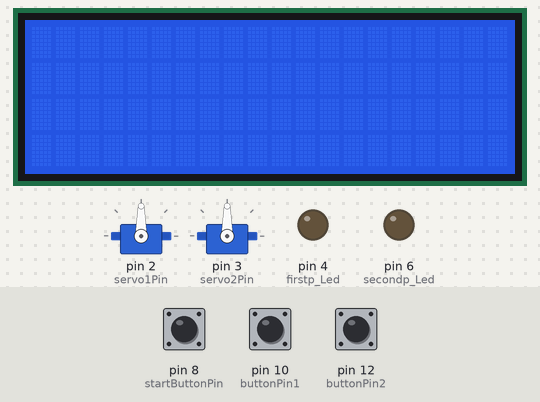
Simulated run of this sketch. Board: Arduino Uno, built with avr-gcc and run on an emulated ATmega328P. On the bench: 20×4 character LCD, 2 × servo, output pins drawn as LEDs (lit = HIGH). Inputs (shaded band) come from the test bench; at power-on: pin 8 (startButtonPin) LOW, pin 10 (buttonPin1) LOW, pin 12 (buttonPin2) LOW.

Above: at 1.2 s.
1.3 s: pin 8 (startButtonPin) pulled HIGH for 0.15 s
At 2.0 s:
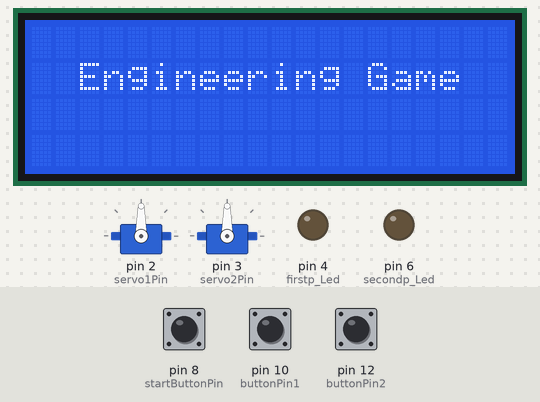
4.4 s: pin 10 (buttonPin1) pulled HIGH for 3.2 s
At 7.7 s:
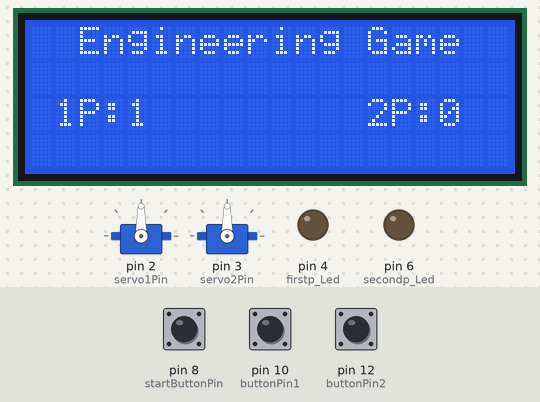
10.6 s: pin 12 (buttonPin2) pulled HIGH for 0.15 s
At 11.7 s:
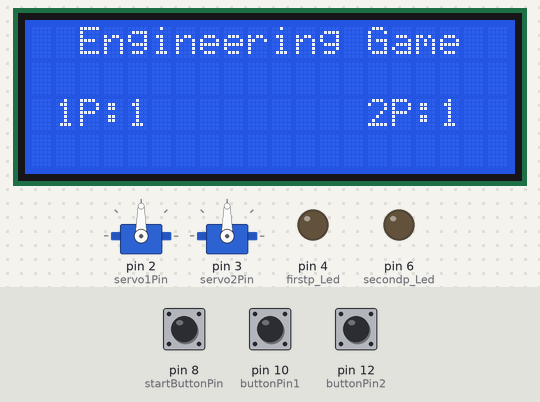
12.2 s: pin 12 (buttonPin2) pulled HIGH for 1 s
At 12.78 s:
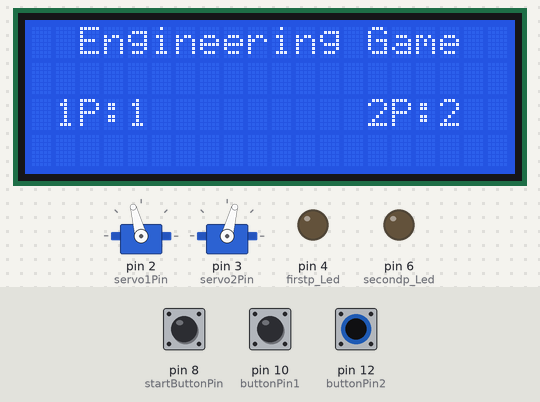
16.2 s: pin 10 (buttonPin1) pulled HIGH for 0.15 s
At 30.8 s:
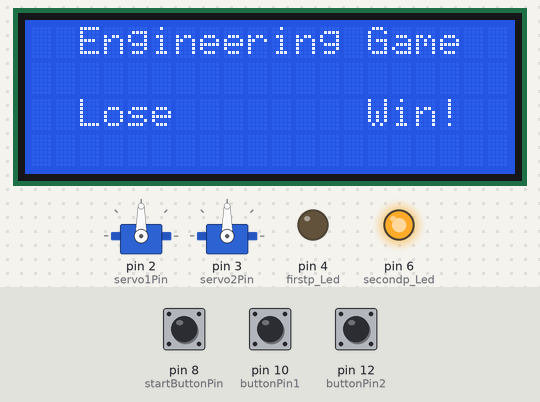
Timing chart, 0 to 31.7 s (numbered marks = the images above; inputs shaded):
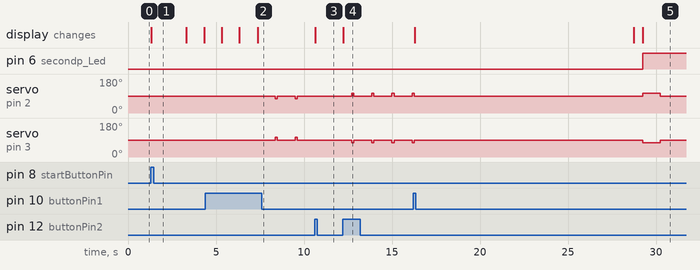

The sketch:

engineeringGame.ino
```cpp
#include <MsTimer2.h>
#include <Servo.h>
#include <LiquidCrystal_I2C.h>

Servo servo1;  //서보모터 객체 선언
Servo servo2;
const int servo1Pin = 2;
const int servo2Pin = 3;

LiquidCrystal_I2C lcd(0x27, 20, 4); //lcd 스크린 설정

const int startButtonPin = 8;  //시작 버튼 설정
int startButtonState = LOW;

int firstp_Led = 4;  //Led 설정
int secondp_Led = 6;

const int buttonPin1 = 10;  //1p 버튼 설정
int buttonState1 = 0;
int lastButtonState1 = 0;
int buttonPushCounter1 = 0;

const int buttonPin2 = 12;  //2p 버튼 설정
int buttonState2 = 0;
int lastButtonState2 = 0;
int buttonPushCounter2 = 0;

int finWinner = 0;  //최종 우승자
int cntFirstPWin = 0;  //최종우승자 결정위한 값 저장
int cntSecondPWin = 0;
int stopper = 0;  //내부 무한루프 탈출용
int i = 0;  //외부 무한루프 탈출용

void gameStarting();  //게임 셋업 함수
void btnCnt1();  //버튼 누른 횟수 세는 함수
void btnCnt2();
int stopCountPush();  //stopper 값 변경 함수
void moveBelt();  //모터 구동 함수
void calcFinWinner();  //최종 우승자 결정 함수
void ShowResult();  //게임 결과 출력 함수
void gameReset();  //게임 리셋 함수

void setup() {
  Serial.begin(9600);

  lcd.begin();
  lcd.backlight();

  servo1.attach(servo1Pin);
  servo2.attach(servo2Pin);

  pinMode(buttonPin1, INPUT);
  pinMode(buttonPin2, INPUT);
  pinMode(startButtonPin, INPUT);

  pinMode(firstp_Led, OUTPUT);
  pinMode(secondp_Led, OUTPUT);

  MsTimer2::set(1000, stopCountPush);  //playing time = 20sec
}

void loop() {
  startButtonState = digitalRead(startButtonPin);
  if (startButtonState == HIGH) {
    gameStarting();  //setup game and start

    for (;;) {
      lcd.setCursor(2, 0);
      lcd.print("Engineering Game");

      MsTimer2::start();
      for (;;) {
        btnCnt1();  //button counting
        btnCnt2();

        if (stopper == 1) {
          MsTimer2::stop();  //1 sec
          break;
        }
      }
      moveBelt();  //moving belt
      lcd.clear();
      lcd.setCursor(2, 0);
      lcd.print("Engineering Game");
      stopper = 0;
      i++;

      if (i == 20) {  //stop game after 20 sec
        i = 0;
        break;
      }
    }

    calcFinWinner();
    delay(500);
    showResult();  //show final result
    gameReset();  //game auto reset
  }
}

void gameStarting() {
  lcd.clear();
  lcd.setCursor(2, 1);
  lcd.print("Engineering Game");
  delay(2000);
  lcd.clear();

  lcd.setCursor(9, 1);
  lcd.print(3);
  delay(1000);
  lcd.print(2);
  delay(1000);
  lcd.print(1);
  delay(1000);

  lcd.setCursor(7, 1);
  lcd.print("start!");
  delay(1000);
  lcd.clear();
}

void btnCnt1() {
  buttonState1 = digitalRead(buttonPin1);

  if (buttonState1 != lastButtonState1) {
    if (buttonState1 == HIGH) {
      buttonPushCounter1++;
    }
  //delay(50);
  }
  lastButtonState1 = buttonState1;

  lcd.setCursor(1, 2);
  lcd.print("1P:");
  lcd.setCursor(4, 2);
  lcd.print(buttonPushCounter1);
}

void btnCnt2() {
  buttonState2 = digitalRead(buttonPin2);

  if (buttonState2 != lastButtonState2) {
    if (buttonState2 == HIGH) {
      buttonPushCounter2++;
    }
  //delay(50);
  }
  lastButtonState2 = buttonState2;

  lcd.setCursor(14, 2);
  lcd.print("2P:");
  lcd.setCursor(17, 2);
  lcd.print(buttonPushCounter2);
}

int stopCountPush() {
  stopper = 1;
}

void moveBelt() {
  if (buttonPushCounter1 > buttonPushCounter2) {  //1P > 2P
    cntFirstPWin += 1;

    servo1.write(75);
    servo2.write(105);
    delay(100);
    servo1.write(90);
    servo2.write(90);
  }
  else if (buttonPushCounter1 < buttonPushCounter2) {  //1P < 2P
    cntSecondPWin += 1;

    servo1.write(105);
    servo2.write(75);
    delay(100);
    servo1.write(90);
    servo2.write(90);
  }
  else {
    cntFirstPWin = cntFirstPWin;  //1P == 2P
    cntSecondPWin = cntSecondPWin;
  }
}

void calcFinWinner() {
  if (cntFirstPWin > cntSecondPWin) {  //1P win
    finWinner = 1;
  }
  else if (cntFirstPWin < cntSecondPWin) {  //2P win
    finWinner = 2;
  }
  else {  //1P == 2P
    finWinner = 3;
  }
}

void showResult() {
  switch (finWinner) {
    case 1:  //1P win
      digitalWrite(firstp_Led, HIGH);
      lcd.setCursor(2, 2);
      lcd.print("Win!");
      lcd.setCursor(14, 2);
      lcd.print("Lose");
      //delay(5000);

      servo1.write(75);
      servo2.write(105);
      delay(1000);
      servo1.write(90);
      servo2.write(90);
      delay(3000);
      digitalWrite(firstp_Led, LOW);
      break;

    case 2:  //2P win
      digitalWrite(secondp_Led, HIGH);
      lcd.setCursor(2, 2);
      lcd.print("Lose");
      lcd.setCursor(14, 2);
      lcd.print("Win!");
      //delay(5000);

      servo1.write(105);
      servo2.write(75);
      delay(1000);
      servo1.write(90);
      servo2.write(90);
      delay(3000);
      digitalWrite(secondp_Led, LOW);
      break;

    case 3:  //tie
      digitalWrite(firstp_Led, HIGH);
      digitalWrite(secondp_Led, HIGH);
      lcd.setCursor(8, 2);  //tie
      lcd.print("Tie!");
      delay(4000);
      digitalWrite(firstp_Led, LOW);
      digitalWrite(secondp_Led, LOW);
      break;

  }
}

void gameReset() {
  int j = 0;
  lcd.clear();
  stopper = 0;
  buttonPushCounter1 = 0;  //reset every variables
  buttonPushCounter2 = 0;
  i = 0;

  lcd.setCursor(2, 1);
  lcd.print("Game Resetting..");

  switch (finWinner) {  //reset belt position
    case 1:
      finWinner = 0;

      servo1.write(105);  //+10cm move
      servo2.write(75);
      delay(800);
      servo1.write(90);
      servo2.write(90);


      for (j = 0; j < (cntFirstPWin - cntSecondPWin); j++) {
        servo1.write(105);
        servo2.write(75);
        delay(80);
        servo1.write(90);
        servo2.write(90);
      }
      break;

    case 2:
      finWinner = 0;

      servo1.write(80);  //-10cm move
      servo2.write(100);
      delay(800);
      servo1.write(90);
      servo2.write(90);

      for (j = 0; j < (cntSecondPWin - cntFirstPWin); j++) {
        servo1.write(75);
        servo2.write(105);
        delay(80);
        servo1.write(90);
        servo2.write(90);
      }
      break;

    case 3:
      finWinner = 0;
      delay(1000);
      break;
  }
  cntFirstPWin = 0;
  cntSecondPWin = 0;
  j = 0;

  lcd.clear();
  lcd.setCursor(3, 1);
  lcd.print("Game Resetted!");
  delay(1500);
  lcd.clear();
  startButtonState = LOW;
}
```

Measured:
- after the input at 1.3 s, the display: changes at once (image 1)
- after the input at 4.4 s, servo on pin 2 (servo1Pin): alternates 90° for 1.0 s and 75° for 0.12 s, starting after 4.0 s; servo on pin 3 (servo2Pin): alternates 105° for 0.12 s and 90° for 1.0 s, starting after 4.0 s
- after the input at 10.6 s, servo on pin 2 (servo1Pin), servo on pin 3 (servo2Pin): stops changing and stays 90°; the display: changes at once (image 3)
- after the input at 12.2 s, servo on pin 2 (servo1Pin): alternates 105° for 0.12 s and 90° for 1.0 s, starting after 0.52 s; servo on pin 3 (servo2Pin): alternates 90° for 1.0 s and 75° for 0.12 s, starting after 0.52 s; the display: changes at once (image 4)
- after the input at 16.2 s, pin 6 (secondp_Led): LOW → HIGH after 13.0 s instead of 14.2 s
